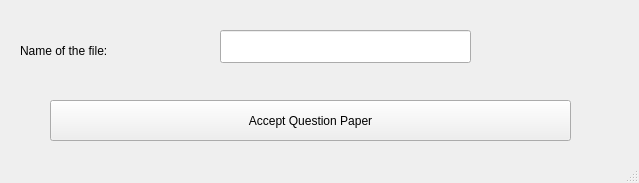
<?xml version="1.0" encoding="UTF-8"?>
<ui version="4.0">
 <class>MainWindow</class>
 <widget class="QMainWindow" name="MainWindow">
  <property name="geometry">
   <rect>
    <x>0</x>
    <y>0</y>
    <width>639</width>
    <height>183</height>
   </rect>
  </property>
  <property name="windowTitle">
   <string>Accept Question paper</string>
  </property>
  <widget class="QWidget" name="centralwidget">
   <widget class="QPushButton" name="pushButton">
    <property name="geometry">
     <rect>
      <x>50</x>
      <y>100</y>
      <width>521</width>
      <height>41</height>
     </rect>
    </property>
    <property name="styleSheet">
     <string notr="true">font: 75 13pt &quot;Rockwell&quot;;</string>
    </property>
    <property name="text">
     <string>Accept Question Paper</string>
    </property>
   </widget>
   <widget class="QLineEdit" name="lineEdit">
    <property name="geometry">
     <rect>
      <x>220</x>
      <y>30</y>
      <width>251</width>
      <height>33</height>
     </rect>
    </property>
   </widget>
   <widget class="QLabel" name="label">
    <property name="geometry">
     <rect>
      <x>20</x>
      <y>30</y>
      <width>191</width>
      <height>41</height>
     </rect>
    </property>
    <property name="styleSheet">
     <string notr="true">font: 75 13pt &quot;Rockwell&quot;;</string>
    </property>
    <property name="text">
     <string>Name of the file:</string>
    </property>
   </widget>
   <widget class="QLabel" name="label_2">
    <property name="geometry">
     <rect>
      <x>0</x>
      <y>0</y>
      <width>651</width>
      <height>241</height>
     </rect>
    </property>
    <property name="text">
     <string/>
    </property>
    <property name="pixmap">
     <pixmap>dsBuffer.bmp.png</pixmap>
    </property>
   </widget>
   <zorder>label_2</zorder>
   <zorder>pushButton</zorder>
   <zorder>lineEdit</zorder>
   <zorder>label</zorder>
  </widget>
  <widget class="QStatusBar" name="statusbar"/>
 </widget>
 <resources/>
 <connections/>
</ui>
